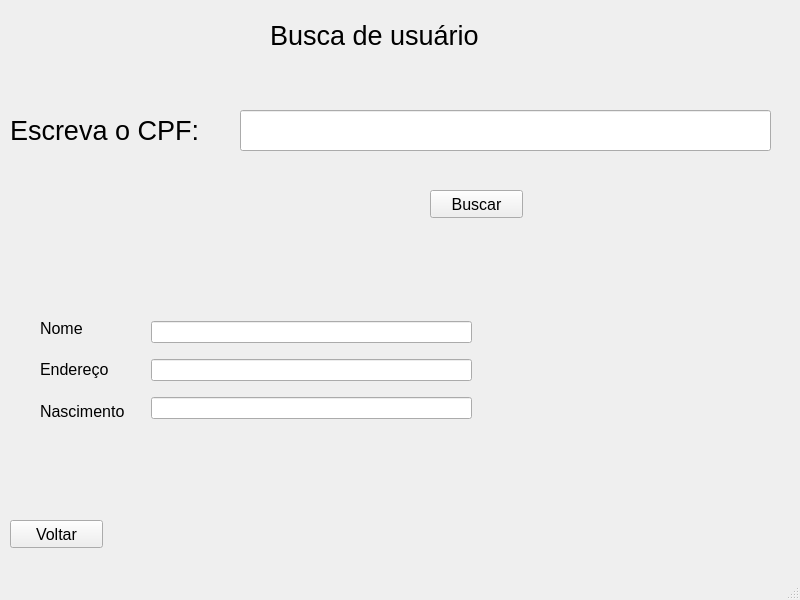
<?xml version="1.0" encoding="UTF-8"?>
<ui version="4.0">
 <class>MainWindow</class>
 <widget class="QMainWindow" name="MainWindow">
  <property name="geometry">
   <rect>
    <x>0</x>
    <y>0</y>
    <width>800</width>
    <height>600</height>
   </rect>
  </property>
  <property name="windowTitle">
   <string>MainWindow</string>
  </property>
  <widget class="QWidget" name="centralwidget">
   <widget class="QLabel" name="label">
    <property name="geometry">
     <rect>
      <x>10</x>
      <y>110</y>
      <width>221</width>
      <height>41</height>
     </rect>
    </property>
    <property name="font">
     <font>
      <pointsize>20</pointsize>
     </font>
    </property>
    <property name="text">
     <string>Escreva o CPF:</string>
    </property>
   </widget>
   <widget class="QLineEdit" name="lineEdit_5">
    <property name="geometry">
     <rect>
      <x>240</x>
      <y>110</y>
      <width>531</width>
      <height>41</height>
     </rect>
    </property>
   </widget>
   <widget class="QPushButton" name="pushButton_2">
    <property name="geometry">
     <rect>
      <x>430</x>
      <y>190</y>
      <width>93</width>
      <height>28</height>
     </rect>
    </property>
    <property name="font">
     <font>
      <pointsize>12</pointsize>
     </font>
    </property>
    <property name="text">
     <string>Buscar</string>
    </property>
   </widget>
   <widget class="QLabel" name="label_6">
    <property name="geometry">
     <rect>
      <x>270</x>
      <y>20</y>
      <width>261</width>
      <height>31</height>
     </rect>
    </property>
    <property name="font">
     <font>
      <pointsize>20</pointsize>
     </font>
    </property>
    <property name="text">
     <string>Busca de usuário</string>
    </property>
   </widget>
   <widget class="QPushButton" name="pushButton_dio">
    <property name="geometry">
     <rect>
      <x>10</x>
      <y>520</y>
      <width>93</width>
      <height>28</height>
     </rect>
    </property>
    <property name="font">
     <font>
      <pointsize>12</pointsize>
     </font>
    </property>
    <property name="text">
     <string>Voltar</string>
    </property>
   </widget>
   <widget class="QWidget" name="layoutWidget">
    <property name="geometry">
     <rect>
      <x>40</x>
      <y>310</y>
      <width>106</width>
      <height>119</height>
     </rect>
    </property>
    <property name="font">
     <font>
      <pointsize>12</pointsize>
     </font>
    </property>
    <layout class="QVBoxLayout" name="verticalLayout">
     <item>
      <widget class="QLabel" name="label_2">
       <property name="font">
        <font>
         <pointsize>12</pointsize>
        </font>
       </property>
       <property name="text">
        <string>Nome</string>
       </property>
      </widget>
     </item>
     <item>
      <widget class="QLabel" name="label_3">
       <property name="font">
        <font>
         <pointsize>12</pointsize>
        </font>
       </property>
       <property name="text">
        <string>Endereço</string>
       </property>
      </widget>
     </item>
     <item>
      <widget class="QLabel" name="label_5">
       <property name="font">
        <font>
         <pointsize>12</pointsize>
        </font>
       </property>
       <property name="text">
        <string>Nascimento</string>
       </property>
      </widget>
     </item>
    </layout>
   </widget>
   <widget class="QWidget" name="layoutWidget">
    <property name="geometry">
     <rect>
      <x>151</x>
      <y>311</y>
      <width>321</width>
      <height>119</height>
     </rect>
    </property>
    <layout class="QVBoxLayout" name="verticalLayout_2">
     <item>
      <widget class="QLineEdit" name="lineEdit_7"/>
     </item>
     <item>
      <widget class="QLineEdit" name="lineEdit_6"/>
     </item>
     <item>
      <widget class="QLineEdit" name="lineEdit_8"/>
     </item>
    </layout>
   </widget>
  </widget>
  <widget class="QMenuBar" name="menubar">
   <property name="geometry">
    <rect>
     <x>0</x>
     <y>0</y>
     <width>800</width>
     <height>26</height>
    </rect>
   </property>
  </widget>
  <widget class="QStatusBar" name="statusbar"/>
 </widget>
 <resources/>
 <connections/>
</ui>
